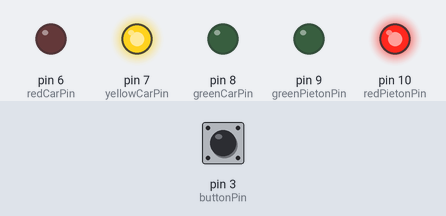
Recording of a sketch running on a simulated Arduino Uno, built with avr-gcc and run on an emulated ATmega328P. Parts: output pins drawn as LEDs (lit = HIGH). The inputs (shaded band) are chosen by the test bench; at power-on: pin 3 (buttonPin) LOW.

Above: at 0.05 s.
Timing chart, 0 to 3.0 s (numbered marks = the images above):
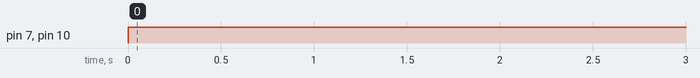

Measured:
- by itself, pin 7 (yellowCarPin), pin 10 (redPietonPin): LOW → HIGH at 0.00 s

The sketch:

HUYGEBAERT_Gabriel.ino
```cpp
  const int redCarPin = 6;
  const int yellowCarPin = 7;
  const int greenCarPin = 8;
  const int greenPietonPin = 9;
  const int redPietonPin=10;
  const int buttonPin=3;

  int stateButton=0; // Soit pressé ou pas pressé
  boolean buttonIsPressable=true; // va permettre le blocage
  boolean seq_terminee=false;

  int state=-1;

// Gestion du temps en ms
  unsigned long const waitBetween=20000;
  unsigned long const waitYellowFix=3000;
  unsigned long const waitRedFix=3000;
  unsigned long const waitRedToGreenPieton=3000;
  unsigned long const waitGreenPietonFix=10000;
  unsigned long const waitCarPieton=4000;
  unsigned long const waitGreenToYellow = 5000;
  unsigned long const clignGreenPieton=3000;

  unsigned long  previousTime=0;
  unsigned long  previousTimeCli=0;
void setup() {
  Serial.begin(9600);
// Feu voiture
  pinMode(redCarPin,OUTPUT);
  pinMode(yellowCarPin,OUTPUT);
  pinMode(greenCarPin,OUTPUT);

// Pieton
  pinMode(redPietonPin,OUTPUT);
  pinMode(greenPietonPin,OUTPUT);

//Bouton
  pinMode (buttonPin,INPUT);
}

void loop() {
  // Point de départ
  digitalWrite(greenCarPin,LOW);
  digitalWrite(redCarPin,LOW);
  digitalWrite(yellowCarPin,HIGH);
  digitalWrite(redPietonPin,HIGH);
  digitalWrite(greenPietonPin,LOW);


 stateButton = digitalRead(buttonPin);

// Va stocker le temps en ms depuis le lancement de l'arduino
  unsigned long  currentTime=millis();


  // Etat en attente => le bouton orange clignote toutes les 0,5 secondes.
  if(currentTime - previousTimeCli >= 500){
     previousTimeCli = currentTime; // Pour répéter l'opération toutes les 0,5 sec
     if (digitalRead(yellowCarPin) == LOW){
        digitalWrite(yellowCarPin,HIGH);
     }else{
        digitalWrite(yellowCarPin,LOW);
     }
    if(stateButton==HIGH && buttonIsPressable==true ){
      buttonIsPressable=false; //
      state==0; // Permet de démarrer la séquence
    }else if(stateButton == HIGH && buttonIsPressable==false){// <= BLOQUER L'APPUI.
      // Ne rien faire
      }
  }

 if(state==0){ // 3 sec d'orange fixe, éteindre orange et allumer rouge
      currentTime=0;
      digitalWrite(yellowCarPin,HIGH);
      if(currentTime - previousTime >= waitYellowFix){
        digitalWrite(yellowCarPin,LOW);
        digitalWrite(redCarPin,HIGH);
        state==1;
      }
 }else if(state==1){ // Allumer le feu 10 secondes pour piéton
    currentTime=0;
    digitalWrite(redPietonPin,LOW);
    digitalWrite(greenPietonPin,HIGH);
    // attendre 10 sec en vert
    if(currentTime-previousTime >= waitGreenPietonFix){
      // clignoter toutes les 0,5 secs
      if(currentTime-previousTime >= 500){
        if (digitalRead(greenPietonPin) == LOW){
          digitalWrite(greenPietonPin,HIGH);
        }else{
          digitalWrite(greenPietonPin,LOW);
        }
        previousTime = currentTime; // Pour répéter l'opération toutes les 0,5 sec
      }
      state==2;
    }
 }else if(state==2){ // Eteindre le vert, allumer le rouge du piéton mais allumer la verte au bout de 4 secs
    currentTime=0;
    digitalWrite(redPietonPin,HIGH);
    digitalWrite(greenPietonPin,LOW);

    // 4 sec d'attente
    if(currentTime - previousTime >= waitCarPieton){
      digitalWrite(redCarPin,LOW);
      digitalWrite(greenCarPin,HIGH);
      seq_terminee=true;
    }
    // Mettre une attente de 20 sec à la fin de la séquence pour débloquer l'utilisation du bouton.
    if(currentTime-previousTimeCli >= waitGreenToYellow && seq_terminee==true){
      if(currentTime-previousTimeCli >= waitBetween){
          buttonIsPressable==false;
      }
    }
 }
 }
```
